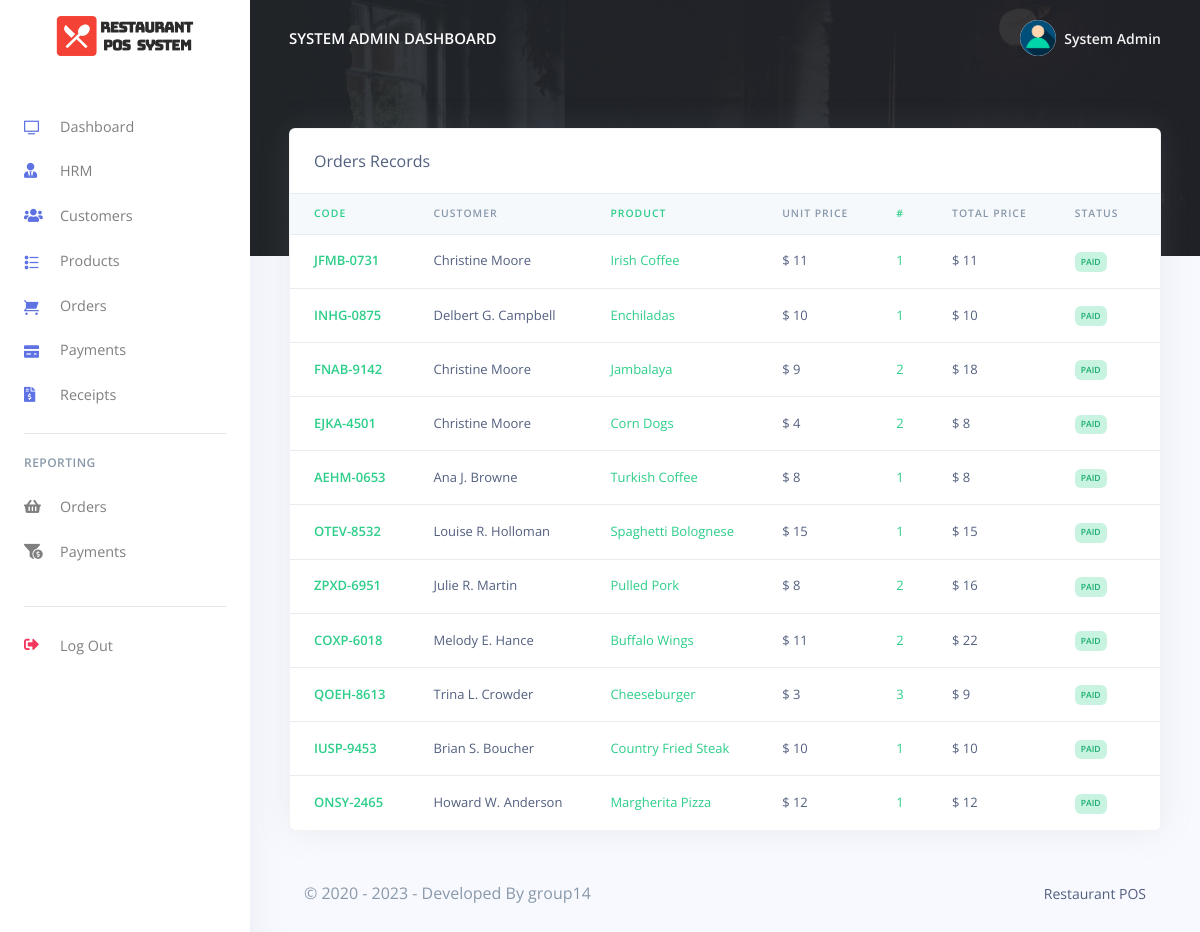
The page /Restro/admin/orders_reports.php (signed in) on the database its author committed.
### tables this page shows
CREATE TABLE `rpos_admin` (
  `admin_id` varchar(200) NOT NULL,
  `admin_name` varchar(200) NOT NULL,
  `admin_email` varchar(200) NOT NULL,
  `admin_password` varchar(200) NOT NULL
);

CREATE TABLE `rpos_orders` (
  `order_id` varchar(200) NOT NULL,
  `order_code` varchar(200) NOT NULL,
  `customer_id` varchar(200) NOT NULL,
  `customer_name` varchar(200) NOT NULL,
  `prod_id` varchar(200) NOT NULL,
  `prod_name` varchar(200) NOT NULL,
  `prod_price` varchar(200) NOT NULL,
  `prod_qty` varchar(200) NOT NULL,
  `order_status` varchar(200) NOT NULL,
  `created_at` timestamp(6) NOT NULL DEFAULT current_timestamp(6) ON UPDATE current_timestamp(6)
);

### Restro/admin/orders_reports.php (the view, shortened to what this page needs)
<?php
include('config/config.php');
require_once('partials/_head.php');
?>
<body>
    <?php
    require_once('partials/_sidebar.php');
    ?>
    <div class="main-content">
        <?php
        require_once('partials/_topnav.php');
        ?>
        <div class="container-fluid mt--8">
            <div class="row">
                <div class="col">
                    <div class="card shadow">
                        <div class="card-header border-0">
                            Orders Records
                        </div>
                        <div class="table-responsive">
                            <table class="table align-items-center table-flush">
                                <thead class="thead-light">
                                    <tr>
                                        <th class="text-success" scope="col">Code</th>
                                        <th scope="col">Customer</th>
                                        <th class="text-success" scope="col">Product</th>
                                        <th scope="col">Unit Price</th>
                                        <th class="text-success" scope="col">#</th>
                                        <th scope="col">Total Price</th>
                                        <th scop="col">Status</th>
                                        <th scope="col">Date</th>
                                    </tr>
                                </thead>
                                <tbody>
                                    <?php
                                    $ret = "SELECT * FROM  rpos_orders ORDER BY `created_at` DESC  ";
                                    $stmt = $mysqli->prepare($ret);
                                    $stmt->execute();
                                    $res = $stmt->get_result();
                                    while ($order = $res->fetch_object()) {
                                        $total = ($order->prod_price * $order->prod_qty);
                                    ?>
                                        <tr>
                                            <th class="text-success" scope="row"><?php echo $order->order_code; ?></th>
                                            <td><?php echo $order->customer_name; ?></td>
                                            <td class="text-success"><?php echo $order->prod_name; ?></td>
                                            <td>$ <?php echo $order->prod_price; ?></td>
                                            <td class="text-success"><?php echo $order->prod_qty; ?></td>
                                            <td>$ <?php echo $total; ?></td>
                                            <td><?php if ($order->order_status == '') {
                                                    echo "<span class='badge badge-danger'>Not Paid</span>";
                                                } else {
                                                    echo "<span class='badge badge-success'>$order->order_status</span>";
                                                } ?></td>
                                            <td><?php echo date('d/M/Y g:i', strtotime($order->created_at)); ?></td>
                                        </tr>
                                    <?php } ?>
                                </tbody>
                            </table>
                        </div>
                    </div>
                </div>
            </div>
            <?php
            require_once('partials/_footer.php');
            ?>
        </div>
    </div>
</body>
</html>

### Restro/admin/partials/_sidebar.php (shortened to what this page needs)
<?php
$admin_id = $_SESSION['admin_id'];
$ret = "SELECT * FROM  rpos_admin  WHERE admin_id = '$admin_id'";
$stmt = $mysqli->prepare($ret);
$stmt->execute();
$res = $stmt->get_result();
while ($admin = $res->fetch_object()) {
?>
  <nav class="navbar navbar-vertical fixed-left navbar-expand-md navbar-light bg-white" id="sidenav-main">
    <div class="container-fluid">
      <a class="navbar-brand pt-0" href="dashboard.php">
        <img src="assets/img/brand/repos.png" class="navbar-brand-img" alt="...">
      </a>
      <div class="collapse navbar-collapse" id="sidenav-collapse-main">
        <ul class="navbar-nav">
          <li class="nav-item">
            <a class="nav-link" href="dashboard.php">
              <i class="ni ni-tv-2 text-primary"></i> Dashboard
            </a>
          </li>
          <li class="nav-item">
            <a class="nav-link" href="hrm.php">
              <i class="fas fa-user-tie text-primary"></i> HRM
            </a>
          </li>
          <li class="nav-item">
            <a class="nav-link" href="customes.php">
              <i class="fas fa-users text-primary"></i> Customers
            </a>
          </li>
          <li class="nav-item">
            <a class="nav-link" href="products.php">
              <i class="ni ni-bullet-list-67 text-primary"></i>Products
            </a>
          </li>
          <li class="nav-item">
            <a class="nav-link" href="orders.php">
              <i class="ni ni-cart text-primary"></i> Orders
            </a>
          </li>
          <li class="nav-item">
            <a class="nav-link" href="payments.php">
              <i class="ni ni-credit-card text-primary"></i> Payments
            </a>
          </li>
          <li class="nav-item">
            <a class="nav-link" href="receipts.php">
              <i class="fas fa-file-invoice-dollar text-primary"></i> Receipts
            </a>
          </li>
        </ul>
        <hr class="my-3">
        <h6 class="navbar-heading text-muted">Reporting</h6>
        <ul class="navbar-nav mb-md-3">
          <li class="nav-item">
            <a class="nav-link" href="orders_reports.php">
              <i class="fas fa-shopping-basket"></i> Orders
            </a>
          </li>
          <li class="nav-item">
            <a class="nav-link" href="payments_reports.php">
              <i class="fas fa-funnel-dollar"></i> Payments
            </a>
          </li>
        </ul>
        <hr class="my-3">
        <ul class="navbar-nav mb-md-3">
          <li class="nav-item">
            <a class="nav-link" href="logout.php">
              <i class="fas fa-sign-out-alt text-danger"></i> Log Out
            </a>
          </li>
        </ul>
      </div>
    </div>
  </nav>
<?php } ?>

### Restro/admin/partials/_topnav.php (shortened to what this page needs)
<?php
$admin_id = $_SESSION['admin_id'];
$ret = "SELECT * FROM  rpos_admin  WHERE admin_id = '$admin_id'";
$stmt = $mysqli->prepare($ret);
$stmt->execute();
$res = $stmt->get_result();
while ($admin = $res->fetch_object()) {
?>
    <nav class="navbar navbar-top navbar-expand-md navbar-dark" id="navbar-main">
        <div class="container-fluid">
            <a class="h4 mb-0 text-white text-uppercase d-none d-lg-inline-block" href="dashboard.php"><?php echo $admin->admin_name; ?> Dashboard</a>
            <ul class="navbar-nav align-items-center d-none d-md-flex">
                <li class="nav-item dropdown">
                    <a class="nav-link pr-0" href="#" role="button" data-toggle="dropdown" aria-haspopup="true" aria-expanded="false">
                        <div class="media align-items-center">
                            <span class="avatar avatar-sm rounded-circle">
                                <img alt="Image placeholder" src="assets/img/theme/user-a-min.png">
                            </span>
                            <div class="media-body ml-2 d-none d-lg-block">
                                <span class="mb-0 text-sm  font-weight-bold"><?php echo $admin->admin_name; ?></span>
                            </div>
                        </div>
                    </a>
                </li>
            </ul>
        </div>
    </nav>
<?php } ?>

### rows shown on the page
rpos_admin: admin_name "SYSTEM ADMIN", admin_name "System Admin"
rpos_orders: order_code "JFMB-0731", customer_name "Christine Moore", prod_name "Irish Coffee", prod_price "11", prod_qty "1", order_status "PAID"
rpos_orders: order_code "INHG-0875", customer_name "Delbert G. Campbell", prod_name "Enchiladas", prod_price "10", prod_qty "1", order_status "PAID"
rpos_orders: order_code "FNAB-9142", customer_name "Christine Moore", prod_name "Jambalaya", prod_price "9", prod_qty "2", total "18", order_status "PAID"
rpos_orders: order_code "EJKA-4501", customer_name "Christine Moore", prod_name "Corn Dogs", prod_price "4", prod_qty "2", total "8", order_status "PAID"
rpos_orders: order_code "AEHM-0653", customer_name "Ana J. Browne", prod_name "Turkish Coffee", prod_price "8", prod_qty "1", order_status "PAID"
rpos_orders: order_code "OTEV-8532", customer_name "Louise R. Holloman", prod_name "Spaghetti Bolognese", prod_price "15", prod_qty "1", order_status "PAID"
rpos_orders: order_code "ZPXD-6951", customer_name "Julie R. Martin", prod_name "Pulled Pork", prod_price "8", prod_qty "2", total "16", order_status "PAID"
rpos_orders: order_code "COXP-6018", customer_name "Melody E. Hance", prod_name "Buffalo Wings", prod_price "11", prod_qty "2", total "22", order_status "PAID"
rpos_orders: order_code "QOEH-8613", customer_name "Trina L. Crowder", prod_name "Cheeseburger", prod_price "3", prod_qty "3", total "9", order_status "PAID"
rpos_orders: order_code "IUSP-9453", customer_name "Brian S. Boucher", prod_name "Country Fried Steak", prod_price "10", prod_qty "1", order_status "PAID"
rpos_orders: order_code "ONSY-2465", customer_name "Howard W. Anderson", prod_name "Margherita Pizza", prod_price "12", prod_qty "1", order_status "PAID"
